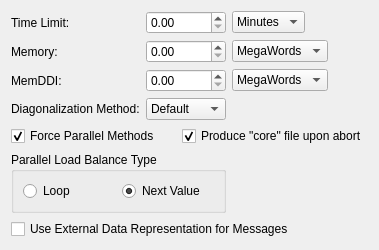
         <widget class="QWidget" name="systemWidget">
          <layout class="QGridLayout">
           <item row="0" column="2">
            <layout class="QHBoxLayout">
             <item>
              <widget class="QComboBox" name="systemTimeCombo">
               <item>
                <property name="text">
                 <string>Minutes</string>
                </property>
               </item>
               <item>
                <property name="text">
                 <string>Hours</string>
                </property>
               </item>
               <item>
                <property name="text">
                 <string>Days</string>
                </property>
               </item>
               <item>
                <property name="text">
                 <string>Weeks</string>
                </property>
               </item>
               <item>
                <property name="text">
                 <string>Years</string>
                </property>
               </item>
               <item>
                <property name="text">
                 <string>Millenia</string>
                </property>
               </item>
              </widget>
             </item>
             <item>
              <spacer>
               <property name="orientation">
                <enum>Qt::Horizontal</enum>
               </property>
               <property name="sizeType">
                <enum>QSizePolicy::MinimumExpanding</enum>
               </property>
               <property name="sizeHint" stdset="0">
                <size>
                 <width>40</width>
                 <height>20</height>
                </size>
               </property>
              </spacer>
             </item>
            </layout>
           </item>
           <item row="1" column="2">
            <layout class="QHBoxLayout">
             <item>
              <widget class="QComboBox" name="systemMemoryCombo">
               <item>
                <property name="text">
                 <string>MegaWords</string>
                </property>
               </item>
               <item>
                <property name="text">
                 <string>MegaBytes</string>
                </property>
               </item>
               <item>
                <property name="text">
                 <string>GigaWords</string>
                </property>
               </item>
               <item>
                <property name="text">
                 <string>GigaBytes</string>
                </property>
               </item>
              </widget>
             </item>
             <item>
              <spacer>
               <property name="orientation">
                <enum>Qt::Horizontal</enum>
               </property>
               <property name="sizeType">
                <enum>QSizePolicy::MinimumExpanding</enum>
               </property>
               <property name="sizeHint" stdset="0">
                <size>
                 <width>40</width>
                 <height>20</height>
                </size>
               </property>
              </spacer>
             </item>
            </layout>
           </item>
           <item row="2" column="2">
            <layout class="QHBoxLayout">
             <item>
              <widget class="QComboBox" name="systemDDICombo">
               <item>
                <property name="text">
                 <string>MegaWords</string>
                </property>
               </item>
               <item>
                <property name="text">
                 <string>MegaBytes</string>
                </property>
               </item>
               <item>
                <property name="text">
                 <string>GigaWords</string>
                </property>
               </item>
               <item>
                <property name="text">
                 <string>GigaBytes</string>
                </property>
               </item>
              </widget>
             </item>
             <item>
              <spacer>
               <property name="orientation">
                <enum>Qt::Horizontal</enum>
               </property>
               <property name="sizeType">
                <enum>QSizePolicy::MinimumExpanding</enum>
               </property>
               <property name="sizeHint" stdset="0">
                <size>
                 <width>40</width>
                 <height>20</height>
                </size>
               </property>
              </spacer>
             </item>
            </layout>
           </item>
           <item row="4" column="0" colspan="3">
            <layout class="QHBoxLayout">
             <item>
              <widget class="QCheckBox" name="systemForceCheck">
               <property name="text">
                <string>Force Parallel Methods</string>
               </property>
               <property name="checked">
                <bool>true</bool>
               </property>
              </widget>
             </item>
             <item>
              <spacer>
               <property name="orientation">
                <enum>Qt::Horizontal</enum>
               </property>
               <property name="sizeHint" stdset="0">
                <size>
                 <width>16</width>
                 <height>20</height>
                </size>
               </property>
              </spacer>
             </item>
             <item>
              <widget class="QCheckBox" name="systemCoreCheck">
               <property name="text">
                <string>Produce &quot;core&quot; file upon abort</string>
               </property>
               <property name="checked">
                <bool>true</bool>
               </property>
              </widget>
             </item>
            </layout>
           </item>
           <item row="3" column="1">
            <widget class="QComboBox" name="systemDiagonalizationCombo">
             <item>
              <property name="text">
               <string>Default</string>
              </property>
             </item>
             <item>
              <property name="text">
               <string>EVVRSP</string>
              </property>
             </item>
             <item>
              <property name="text">
               <string>GIVEIS</string>
              </property>
             </item>
             <item>
              <property name="text">
               <string>JACOBI</string>
              </property>
             </item>
            </widget>
           </item>
           <item row="0" column="0">
            <widget class="QLabel" name="label_36">
             <property name="text">
              <string>Time Limit:</string>
             </property>
            </widget>
           </item>
           <item row="2" column="0">
            <widget class="QLabel" name="label_38">
             <property name="text">
              <string>MemDDI:</string>
             </property>
            </widget>
           </item>
           <item row="1" column="0">
            <widget class="QLabel" name="label_37">
             <property name="text">
              <string>Memory:</string>
             </property>
            </widget>
           </item>
           <item row="3" column="0">
            <widget class="QLabel" name="label_39">
             <property name="text">
              <string>Diagonalization Method:</string>
             </property>
            </widget>
           </item>
           <item row="5" column="0" colspan="2">
            <widget class="QGroupBox" name="systemParallelGroup">
             <property name="title">
              <string>Parallel Load Balance Type</string>
             </property>
             <layout class="QHBoxLayout">
              <item>
               <widget class="QRadioButton" name="systemLoopRadio">
                <property name="text">
                 <string comment="&quot;Loop&quot; load balancing - set static node assignments">Loop</string>
                </property>
                <property name="checked">
                 <bool>false</bool>
                </property>
               </widget>
              </item>
              <item>
               <widget class="QRadioButton" name="systemNextRadio">
                <property name="text">
                 <string comment="&quot;Next Value&quot; load balancing - dynamically assign nodes work">Next Value</string>
                </property>
                <property name="checked">
                 <bool>true</bool>
                </property>
               </widget>
              </item>
             </layout>
            </widget>
           </item>
           <item row="6" column="0" colspan="3">
            <widget class="QCheckBox" name="systemExternalCheck">
             <property name="text">
              <string>Use External Data Representation for Messages</string>
             </property>
            </widget>
           </item>
           <item row="7" column="1">
            <spacer>
             <property name="orientation">
              <enum>Qt::Horizontal</enum>
             </property>
             <property name="sizeHint" stdset="0">
              <size>
               <width>40</width>
               <height>0</height>
              </size>
             </property>
            </spacer>
           </item>
           <item row="2" column="1">
            <widget class="QDoubleSpinBox" name="systemDDIDouble">
             <property name="maximum">
              <double>1000.000000000000000</double>
             </property>
            </widget>
           </item>
           <item row="1" column="1">
            <widget class="QDoubleSpinBox" name="systemMemoryDouble">
             <property name="maximum">
              <double>1000.000000000000000</double>
             </property>
            </widget>
           </item>
           <item row="0" column="1">
            <widget class="QDoubleSpinBox" name="systemTimeDouble"/>
           </item>
           <item row="7" column="0">
            <spacer>
             <property name="orientation">
              <enum>Qt::Vertical</enum>
             </property>
             <property name="sizeHint" stdset="0">
              <size>
               <width>20</width>
               <height>0</height>
              </size>
             </property>
            </spacer>
           </item>
          </layout>
         </widget>
